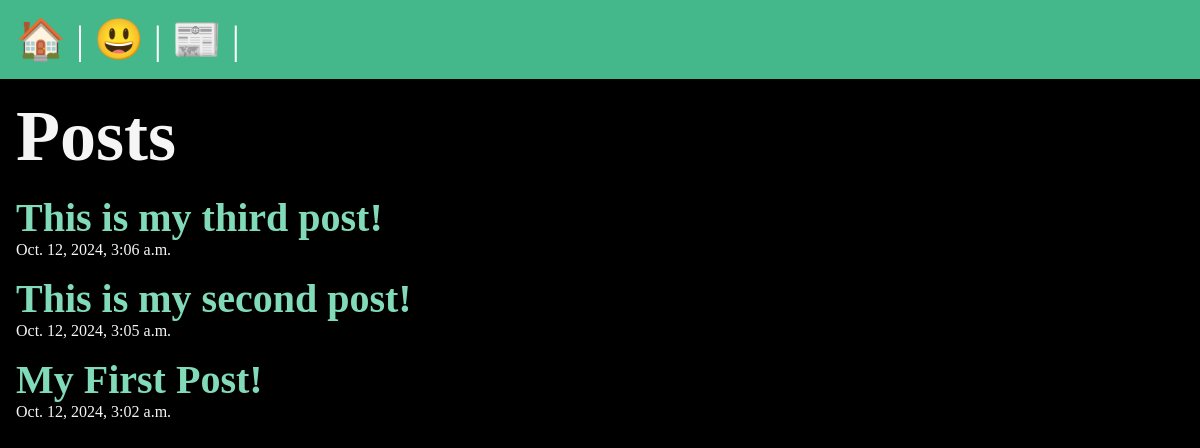
The app's page /posts/, older data.
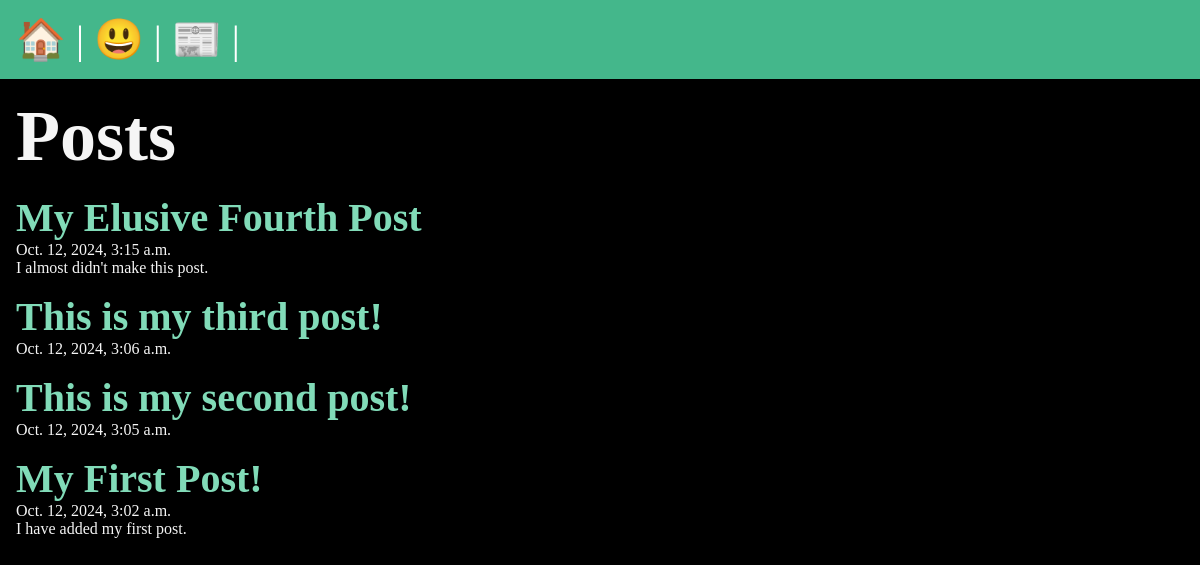
The same page, newer data.
### posts/models.py (models this page shows, shortened)
class Post(models.Model):
    title = models.CharField(max_length=75)
    body = models.TextField()
    slug = models.SlugField()
    date = models.DateTimeField(auto_now_add=True)
    banner = models.ImageField(default='fallback.png', blank=True)

### posts/views.py (the view)
# urls.py: path('', views.posts_list, name="list"),
def posts_list(request):
    posts = Post.objects.all().order_by('-date')
    return render(request, 'posts/posts_list.html', { 'posts': posts })

### posts/templates/posts/posts_list.html (shortened to what this page needs)
{% extends "layout.html" %}
{% block content %}
<section>
    <h1>Posts</h1>
    {% for post in posts %}
        <article class="post">
            <h2>
                <a href="{% url 'posts:page' slug=post.slug %}">
                    {{ post.title }}
                </a>
            </h2>
            <p>{{ post.date }}</p>
            <p>{{ post.body }}</p>
        </article>
    {% endfor %}
</section>
{% endblock %}

Row changes from the older to the newer data that the page shows:
added Post: title "My Elusive Fourth Post", date "Oct. 12, 2024, 3:15 a.m.", body "I almost didn't make this post."
changed Post "My First Post!": body (not shown) → "I have added my first post."
